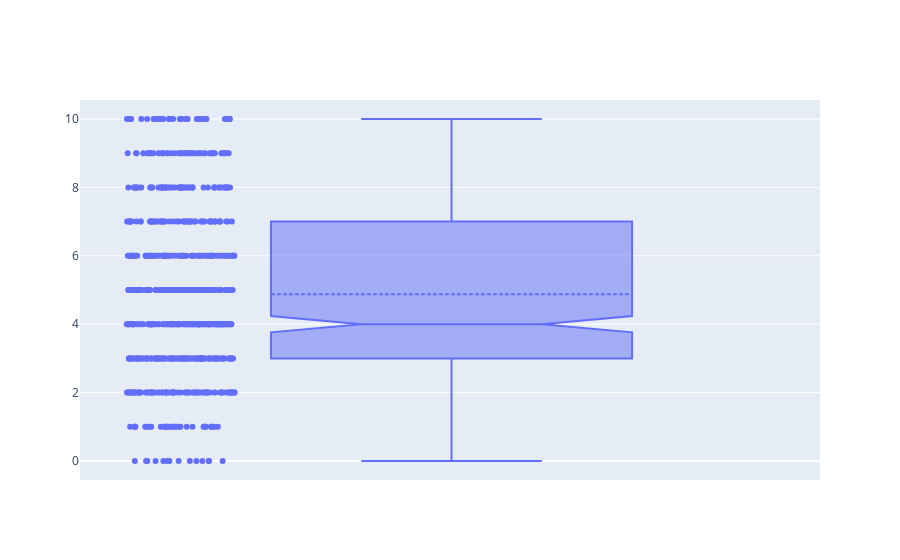

Notebook code cell kept with this figure:
### Code cell
fig = make_subplots(rows=1, cols=1)
fig.add_trace(go.Box( y = data.result, name = "", boxmean=True, boxpoints='all', notched=True),
                 row=1, col=1)

### Figure 1 — Plotly figure (JSON) as saved in the notebook; plotly's stock layout.template omitted (floating-point values rounded to 4 significant figures; data arrays with more than 128 entries replaced by an {"elided": "..."} marker saying what was removed)
{"data": [{"boxmean": true, "boxpoints": "all", "name": "", "notched": true, "type": "box", "xaxis": "x", "y": {"elided": "704 int values"}, "yaxis": "y"}], "layout": {"xaxis": {"anchor": "y", "domain": [0, 1]}, "yaxis": {"anchor": "x", "domain": [0, 1]}}}
